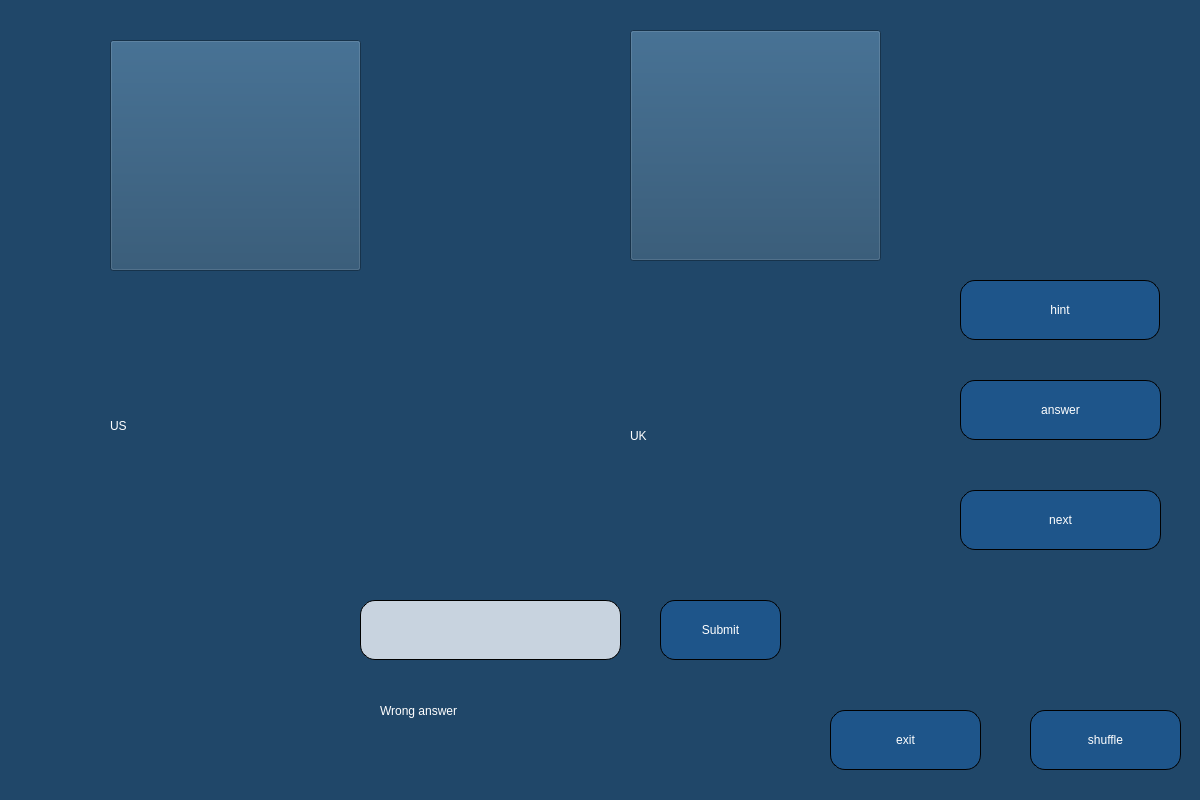
<?xml version="1.0" encoding="UTF-8"?>
<ui version="4.0">
 <class>Dialog</class>
 <widget class="QDialog" name="Dialog">
  <property name="geometry">
   <rect>
    <x>0</x>
    <y>0</y>
    <width>1200</width>
    <height>800</height>
   </rect>
  </property>
  <property name="windowTitle">
   <string>Dialog</string>
  </property>
  <property name="styleSheet">
   <string notr="true">background-color: rgb(32, 71, 105);
border-color: rgb(255, 255, 255);</string>
  </property>
  <widget class="QPushButton" name="hint_button">
   <property name="geometry">
    <rect>
     <x>960</x>
     <y>280</y>
     <width>200</width>
     <height>60</height>
    </rect>
   </property>
   <property name="styleSheet">
    <string notr="true">QPushButton {background-color:rgb(30, 85, 138);
font: 19pt &quot;Yrsa&quot;;
color:white;
selection-background-color: rgb(255, 255, 255);
border-style: outset;
border-width: 1px;
border-radius: 15px;
border-color: black;
padding: 4px;}
QPushButton:hover {background-color: rgb(20, 75, 130);}</string>
   </property>
   <property name="text">
    <string>hint</string>
   </property>
  </widget>
  <widget class="QPushButton" name="answer_button">
   <property name="geometry">
    <rect>
     <x>960</x>
     <y>380</y>
     <width>201</width>
     <height>60</height>
    </rect>
   </property>
   <property name="styleSheet">
    <string notr="true">QPushButton {background-color:rgb(30, 85, 138);
font: 19pt &quot;Yrsa&quot;;
color:white;
selection-background-color: rgb(255, 255, 255);
border-style: outset;
border-width: 1px;
border-radius: 15px;
border-color: black;
padding: 4px;}
QPushButton:hover {background-color: rgb(20, 75, 130);}</string>
   </property>
   <property name="text">
    <string>answer</string>
   </property>
  </widget>
  <widget class="QPushButton" name="next_button">
   <property name="geometry">
    <rect>
     <x>960</x>
     <y>490</y>
     <width>201</width>
     <height>60</height>
    </rect>
   </property>
   <property name="styleSheet">
    <string notr="true">QPushButton {background-color:rgb(30, 85, 138);
font: 19pt &quot;Yrsa&quot;;
color:white;
selection-background-color: rgb(255, 255, 255);
border-style: outset;
border-width: 1px;
border-radius: 15px;
border-color: black;
padding: 4px;}
QPushButton:hover {background-color: rgb(20, 75, 130);}</string>
   </property>
   <property name="text">
    <string>next</string>
   </property>
  </widget>
  <widget class="QPushButton" name="exit_button">
   <property name="geometry">
    <rect>
     <x>830</x>
     <y>710</y>
     <width>151</width>
     <height>60</height>
    </rect>
   </property>
   <property name="styleSheet">
    <string notr="true">QPushButton {background-color:rgb(30, 85, 138);
font: 19pt &quot;Yrsa&quot;;
color:white;
selection-background-color: rgb(255, 255, 255);
border-style: outset;
border-width: 1px;
border-radius: 15px;
border-color: black;
padding: 4px;}
QPushButton:hover {background-color: rgb(20, 75, 130);}</string>
   </property>
   <property name="text">
    <string>exit</string>
   </property>
  </widget>
  <widget class="QPushButton" name="pronunciation_US">
   <property name="geometry">
    <rect>
     <x>110</x>
     <y>40</y>
     <width>251</width>
     <height>231</height>
    </rect>
   </property>
   <property name="styleSheet">
    <string notr="true">color: rgb(255, 255, 255);</string>
   </property>
   <property name="text">
    <string/>
   </property>
   <property name="icon">
    <iconset>
     <normalon>WindowsGraphics</normalon>
     <activeon>:/voiceButtonIcon.png/voiceButtonIcon.png</activeon>
    </iconset>
   </property>
   <property name="iconSize">
    <size>
     <width>40</width>
     <height>40</height>
    </size>
   </property>
   <property name="checkable">
    <bool>false</bool>
   </property>
  </widget>
  <widget class="QLabel" name="pronunciation_US_text">
   <property name="geometry">
    <rect>
     <x>110</x>
     <y>310</y>
     <width>251</width>
     <height>231</height>
    </rect>
   </property>
   <property name="styleSheet">
    <string notr="true">color: rgb(255, 255, 255);
font: 150pt &quot;Yrsa&quot;;</string>
   </property>
   <property name="text">
    <string>US</string>
   </property>
  </widget>
  <widget class="QPushButton" name="pronunciation_UK">
   <property name="geometry">
    <rect>
     <x>630</x>
     <y>30</y>
     <width>251</width>
     <height>231</height>
    </rect>
   </property>
   <property name="styleSheet">
    <string notr="true">color: rgb(255, 255, 255);
</string>
   </property>
   <property name="text">
    <string/>
   </property>
   <property name="icon">
    <iconset>
     <normalon>WindowsGraphics</normalon>
     <activeon>:/voiceButtonIcon.png/voiceButtonIcon.png</activeon>
    </iconset>
   </property>
   <property name="iconSize">
    <size>
     <width>40</width>
     <height>40</height>
    </size>
   </property>
   <property name="checkable">
    <bool>false</bool>
   </property>
  </widget>
  <widget class="QLabel" name="pronunciation_UK_text">
   <property name="geometry">
    <rect>
     <x>630</x>
     <y>320</y>
     <width>251</width>
     <height>231</height>
    </rect>
   </property>
   <property name="styleSheet">
    <string notr="true">color: rgb(255, 255, 255);
font: 150pt &quot;Yrsa&quot;;</string>
   </property>
   <property name="text">
    <string>UK</string>
   </property>
  </widget>
  <widget class="QPushButton" name="shuffle_button">
   <property name="geometry">
    <rect>
     <x>1030</x>
     <y>710</y>
     <width>151</width>
     <height>60</height>
    </rect>
   </property>
   <property name="styleSheet">
    <string notr="true">QPushButton {background-color:rgb(30, 85, 138);
font: 19pt &quot;Yrsa&quot;;
color:white;
selection-background-color: rgb(255, 255, 255);
border-style: outset;
border-width: 1px;
border-radius: 15px;
border-color: black;
padding: 4px;}
QPushButton:hover {background-color: rgb(20, 75, 130);}</string>
   </property>
   <property name="text">
    <string>shuffle</string>
   </property>
  </widget>
  <widget class="QLabel" name="wrong_answer_line">
   <property name="geometry">
    <rect>
     <x>380</x>
     <y>690</y>
     <width>231</width>
     <height>41</height>
    </rect>
   </property>
   <property name="styleSheet">
    <string notr="true">color: rgb(255, 255, 255);
font: 23pt &quot;Yrsa&quot;;</string>
   </property>
   <property name="text">
    <string>Wrong answer</string>
   </property>
  </widget>
  <widget class="QLineEdit" name="input_text">
   <property name="geometry">
    <rect>
     <x>360</x>
     <y>600</y>
     <width>261</width>
     <height>60</height>
    </rect>
   </property>
   <property name="styleSheet">
    <string notr="true">background-color:rgb(200, 211, 223);
font: 19pt &quot;Yrsa&quot;;
color:black;
selection-background-color: rgb(255, 255, 255);
border-style: outset;
border-width: 1px;
border-radius: 15px;
border-color: black;
padding: 4px;
selection-color: rgb(101, 145, 232);</string>
   </property>
   <property name="text">
    <string/>
   </property>
   <property name="alignment">
    <set>Qt::AlignLeading|Qt::AlignLeft|Qt::AlignVCenter</set>
   </property>
  </widget>
  <widget class="QPushButton" name="submit_button">
   <property name="geometry">
    <rect>
     <x>660</x>
     <y>600</y>
     <width>121</width>
     <height>60</height>
    </rect>
   </property>
   <property name="styleSheet">
    <string notr="true">QPushButton {background-color:rgb(30, 85, 138);
font: 19pt &quot;Yrsa&quot;;
color:white;
selection-background-color: rgb(255, 255, 255);
border-style: outset;
border-width: 1px;
border-radius: 15px;
border-color: black;
padding: 4px;}
QPushButton:hover {background-color: rgb(20, 75, 130);}</string>
   </property>
   <property name="text">
    <string>Submit</string>
   </property>
  </widget>
 </widget>
 <resources/>
 <connections/>
</ui>
